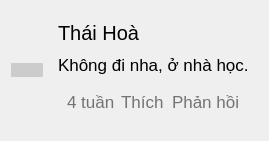
                <widget class="QWidget" name="widget_12" native="true">
                 <property name="geometry">
                  <rect>
                   <x>0</x>
                   <y>420</y>
                   <width>261</width>
                   <height>141</height>
                  </rect>
                 </property>
                 <layout class="QHBoxLayout" name="horizontalLayout_9">
                  <item>
                   <widget class="QPushButton" name="pushButton_26">
                    <property name="styleSheet">
                     <string notr="true">background-color:#ccc; border-radius: 15px;</string>
                    </property>
                    <property name="text">
                     <string/>
                    </property>
                    <property name="icon">
                     <iconset>
                      <normaloff>../../../Downloads/PetAdoptionApp/img/15-giong-cho-canh-dep-de-cham-soc-pho-bien-tai-viet-nam-202201200909197585-fotor-20230801154436.png</normaloff>../../../Downloads/PetAdoptionApp/img/15-giong-cho-canh-dep-de-cham-soc-pho-bien-tai-viet-nam-202201200909197585-fotor-20230801154436.png</iconset>
                    </property>
                    <property name="iconSize">
                     <size>
                      <width>40</width>
                      <height>40</height>
                     </size>
                    </property>
                   </widget>
                  </item>
                  <item>
                   <widget class="QWidget" name="widget_13" native="true">
                    <layout class="QVBoxLayout" name="verticalLayout_8">
                     <item>
                      <widget class="QLabel" name="label_31">
                       <property name="styleSheet">
                        <string notr="true">font-size:15pt;</string>
                       </property>
                       <property name="text">
                        <string>Thái Hoà</string>
                       </property>
                      </widget>
                     </item>
                     <item>
                      <widget class="QLabel" name="label_32">
                       <property name="styleSheet">
                        <string notr="true">font-size:13pt;</string>
                       </property>
                       <property name="text">
                        <string>Không đi nha, ở nhà học.</string>
                       </property>
                      </widget>
                     </item>
                     <item>
                      <widget class="QWidget" name="widget_14" native="true">
                       <layout class="QHBoxLayout" name="horizontalLayout_10">
                        <item>
                         <widget class="QLabel" name="label_33">
                          <property name="styleSheet">
                           <string notr="true">QWidget{
font-size:13pt; color: #737373;
}
QWidget:hover{
	color: #231e06;
}
</string>
                          </property>
                          <property name="text">
                           <string>4 tuần</string>
                          </property>
                         </widget>
                        </item>
                        <item>
                         <widget class="QLabel" name="label_34">
                          <property name="styleSheet">
                           <string notr="true">QWidget{
font-size:13pt; color: #737373;
}
QWidget:hover{
	color: #231e06;
}
</string>
                          </property>
                          <property name="text">
                           <string>Thích</string>
                          </property>
                         </widget>
                        </item>
                        <item>
                         <widget class="QLabel" name="label_35">
                          <property name="styleSheet">
                           <string notr="true">QWidget{
font-size:13pt; color: #737373;
}
QWidget:hover{
	color: #231e06;
}
</string>
                          </property>
                          <property name="text">
                           <string>Phản hồi</string>
                          </property>
                         </widget>
                        </item>
                       </layout>
                      </widget>
                     </item>
                    </layout>
                   </widget>
                  </item>
                 </layout>
                </widget>
